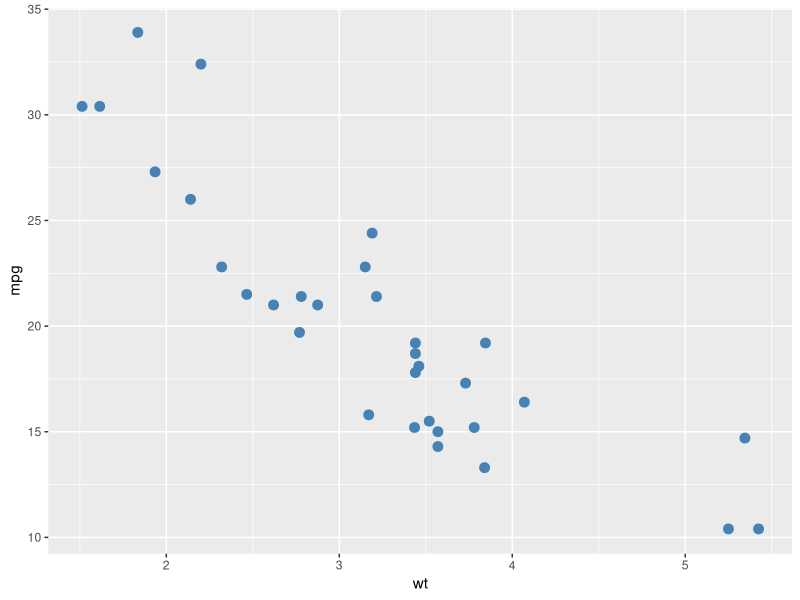
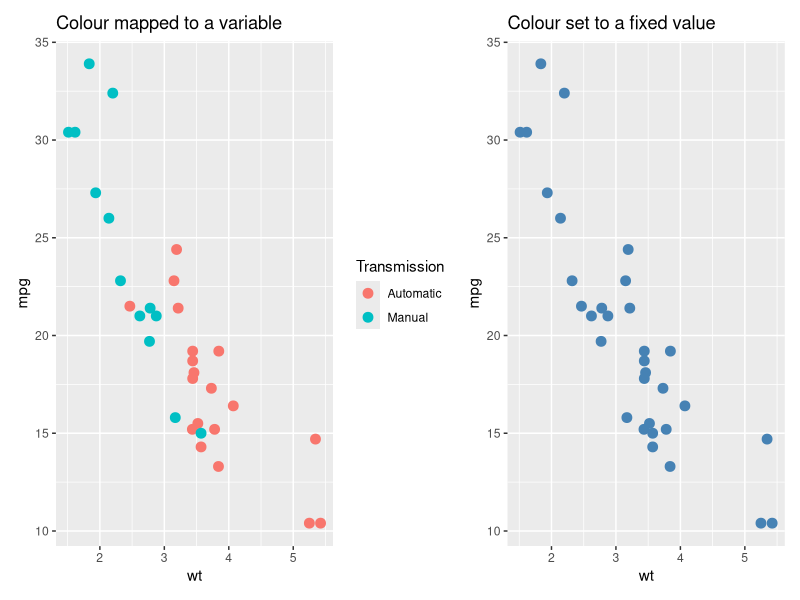
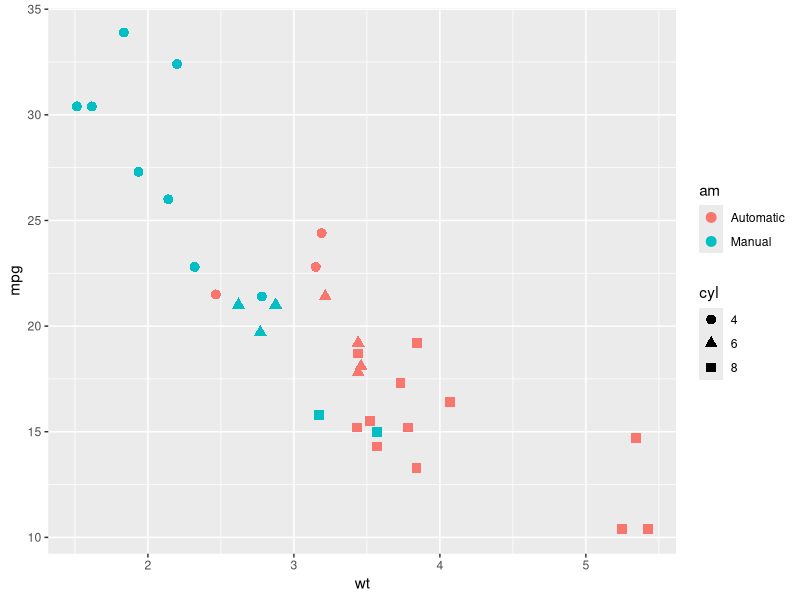
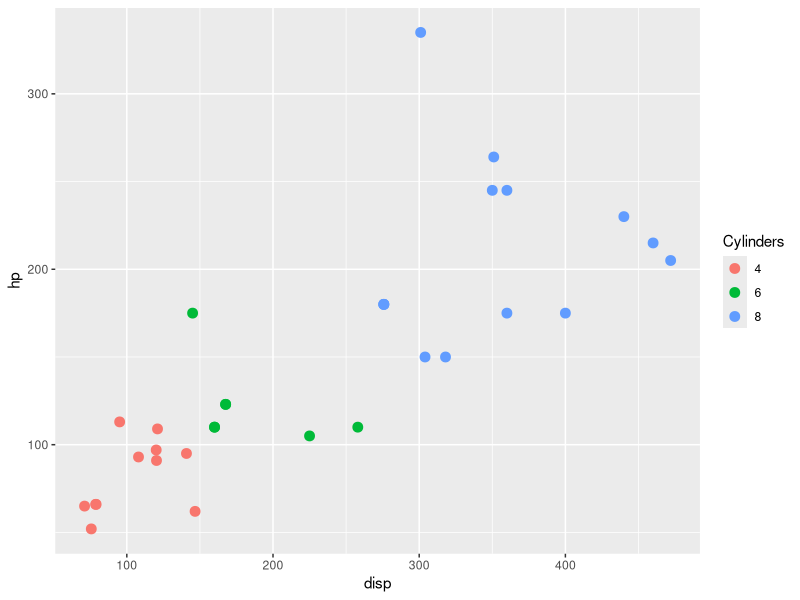
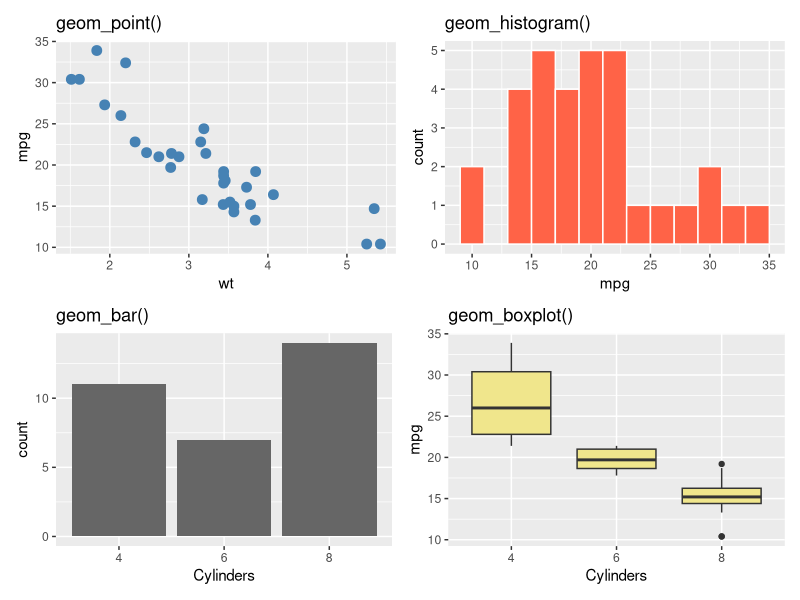
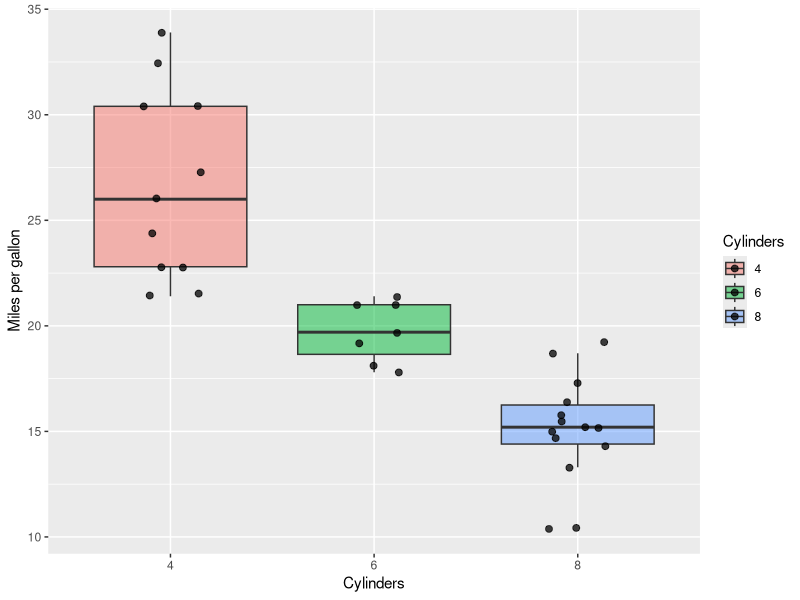
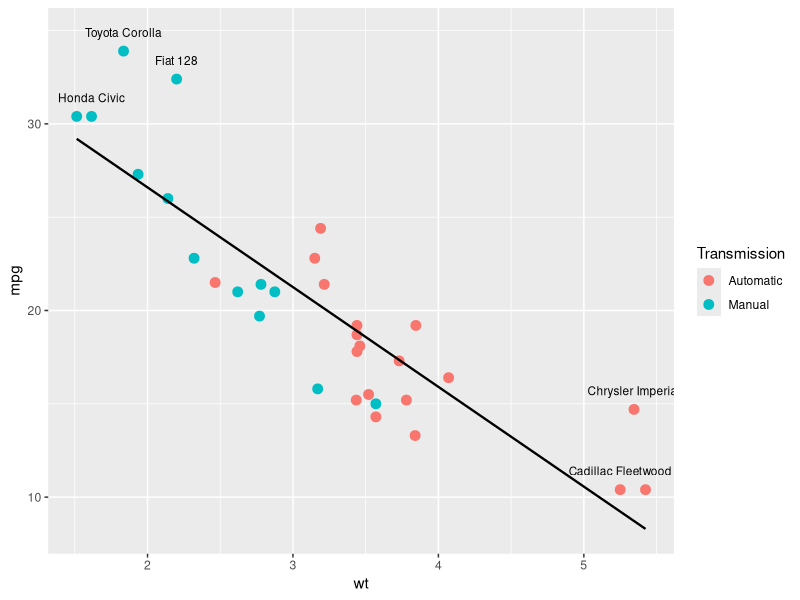
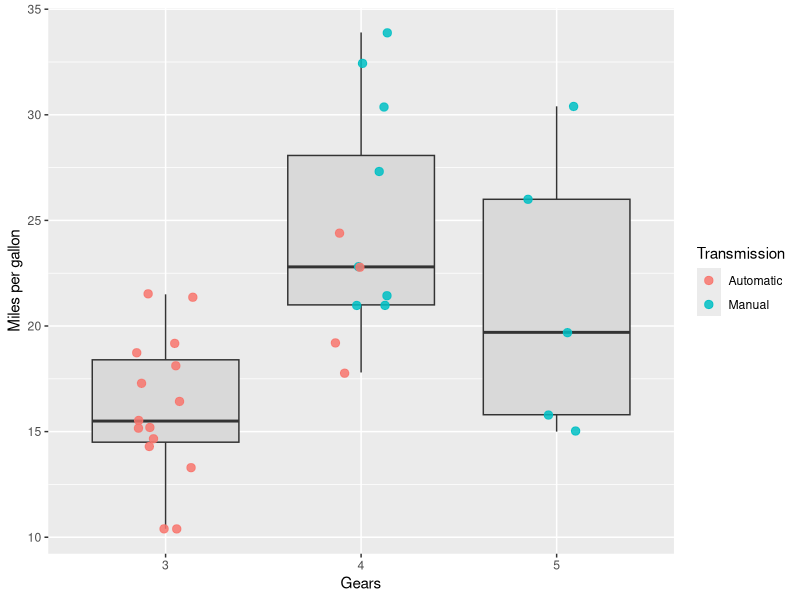

These figures' R source, in order:
## ---- chunk 1
library(knitr)
library(ggplot2)
library(dplyr)
library(patchwork)  # for combining multiple plots into one layout
library(tibble)

opts_chunk$set(echo = TRUE, message = FALSE, warning = FALSE)

cars <- mtcars %>%
  rownames_to_column(var = "car") %>%   # move row names (car models) into a real column
  mutate(
    cyl = factor(cyl),                  # treat cylinder count as a category, not a number
    gear = factor(gear),                # same for number of gears
    am = factor(am, levels = c(0, 1), labels = c("Automatic", "Manual"))  # give 0/1 readable labels
  )
## ---- chunk 2
glimpse(cars)
## ---- chunk 3
ggplot(cars, aes(x = wt, y = mpg)) +  # aes() maps columns to x and y axes
  geom_point(size = 3, color = "steelblue")  # fixed size and colour for all points
## ---- chunk 4
mapped_plot <- ggplot(cars, aes(x = wt, y = mpg, color = am)) +  # color inside aes() = data-driven
  geom_point(size = 3) +
  labs(title = "Colour mapped to a variable", color = "Transmission")

set_plot <- ggplot(cars, aes(x = wt, y = mpg)) +
  geom_point(size = 3, color = "steelblue") +  # color outside aes() = fixed value for all points
  labs(title = "Colour set to a fixed value")

mapped_plot | set_plot  # | places the two plots side by side (patchwork)
## ---- chunk 5
ggplot(cars, aes(x = wt, y = mpg, color = am, shape = cyl)) +  # two aesthetics mapped at once
  geom_point(size = 3)
## ---- chunk 6
ggplot(cars, aes(x = disp, y = hp, color = cyl)) +  # cyl mapped to color (inside aes)
  geom_point(size = 3) +                             # size set to fixed value (outside aes)
  labs(color = "Cylinders")                          # rename the colour legend
## ---- chunk 7
scatter_geom <- ggplot(cars, aes(x = wt, y = mpg)) +
  geom_point(color = "steelblue", size = 3) +
  labs(title = "geom_point()")

hist_geom <- ggplot(cars, aes(x = mpg)) +
  geom_histogram(binwidth = 2, fill = "tomato", color = "white") +  # binwidth controls bar width; color is bar border
  labs(title = "geom_histogram()")

bar_geom <- ggplot(cars, aes(x = cyl)) +
  geom_bar(fill = "grey40") +   # geom_bar() counts rows per category automatically
  labs(title = "geom_bar()", x = "Cylinders")

box_geom <- ggplot(cars, aes(x = cyl, y = mpg)) +
  geom_boxplot(fill = "khaki") +
  labs(title = "geom_boxplot()", x = "Cylinders")

(scatter_geom | hist_geom) / (bar_geom | box_geom)  # / stacks rows; | places side by side
## ---- chunk 8
ggplot(cars, aes(x = cyl, y = mpg, fill = cyl)) +
  geom_boxplot(alpha = 0.5, outlier.shape = NA) +  # alpha = transparency; NA hides outlier dots so jitter shows them instead
  geom_jitter(width = 0.15, alpha = 0.75, size = 2) +  # small width keeps points within their group
  labs(x = "Cylinders", y = "Miles per gallon", fill = "Cylinders")
## ---- chunk 9
ggplot(cars, aes(x = wt, y = mpg)) +
  geom_point(aes(color = am), size = 3) +
  geom_smooth(method = "lm", se = FALSE, color = "black", linewidth = 0.8) +  # lm = linear trend line; se = FALSE hides confidence ribbon
  geom_text(
    data = cars %>% filter(mpg > 30 | wt > 5),  # only label the extreme/interesting cars
    aes(label = car),
    check_overlap = TRUE,  # skip labels that would overlap each other
    nudge_y = 1,           # shift labels slightly above their points
    size = 3
  ) +
  labs(color = "Transmission")
## ---- chunk 10
ggplot(cars, aes(x = gear, y = mpg)) +
  geom_boxplot(fill = "grey85", outlier.shape = NA) +       # hide outlier dots; jitter will show all points
  geom_jitter(aes(color = am), width = 0.15, size = 2.5, alpha = 0.85) +  # color mapped per-geom, not inherited
  labs(x = "Gears", y = "Miles per gallon", color = "Transmission")
## ---- chunk 11
numeric_default <- ggplot(cars, aes(x = hp, y = mpg)) +
  geom_point(size = 3, color = "grey40") +
  labs(title = "Default numeric scales")

numeric_scaled <- ggplot(cars, aes(x = hp, y = mpg)) +
  geom_point(size = 3, color = "grey40") +
  scale_x_continuous(breaks = seq(50, 350, by = 50)) +  # seq() generates tick positions: 50, 100, 150 ...
  scale_y_continuous(breaks = seq(10, 35, by = 5)) +
  labs(title = "Custom numeric breaks")

numeric_default | numeric_scaled
## ---- chunk 12
default_order_plot <- ggplot(cars, aes(x = factor(cyl), y = mpg)) +
  geom_boxplot(fill = "grey80") +
  labs(title = "Default order", x = "Cylinders")

reordered_plot <- ggplot(cars, aes(x = reorder(factor(cyl), mpg, median), y = mpg)) +  # reorder(variable, by_what, function)
  geom_boxplot(fill = "tomato") +
  labs(title = "Reordered by median mpg", x = "Cylinders")

default_order_plot | reordered_plot
## ---- chunk 13
color_scale_plot <- ggplot(cars, aes(x = wt, y = mpg, color = hp)) +
  geom_point(size = 4) +
  scale_color_gradient(low = "skyblue", high = "firebrick") +  # low hp = blue, high hp = red
  labs(title = "Continuous colour scale", color = "Horsepower")

mean_mpg_by_cyl_gear <- cars %>%
  group_by(cyl, gear) %>%
  summarise(mean_mpg = mean(mpg), .groups = "drop")  # .groups = "drop" removes grouping after summarise

fill_scale_plot <- ggplot(mean_mpg_by_cyl_gear, aes(x = cyl, y = gear, fill = mean_mpg)) +
  geom_tile(color = "white", linewidth = 0.8) +                          # color here is the tile border, not fill
  geom_text(aes(label = round(mean_mpg, 1)), color = "white", fontface = "bold") +  # overlay value labels on tiles
  scale_fill_gradient(low = "khaki1", high = "darkgreen") +
  labs(
    title = "Continuous fill scale",
    x = "Cylinders",
    y = "Gears",
    fill = "Mean mpg"
  )

color_scale_plot | fill_scale_plot
## ---- chunk 14
styled_plot <- ggplot(cars, aes(x = wt, y = mpg, color = am)) +
  geom_point(size = 3) +
  labs(
    title = "Heavier cars tend to have lower fuel efficiency",
    subtitle = "Transmission highlights one part of the pattern in mtcars",
    x = "Weight (1000 lb)",
    y = "Miles per gallon",
    color = "Transmission"
  ) +
  theme_minimal(base_size = 12) +  # clean background; base_size scales all text proportionally
  theme(legend.position = "top")   # move legend above the plot

styled_plot
## ---- chunk 15
styled_plot +
  coord_cartesian(xlim = c(1.5, 4.5), ylim = c(10, 35)) +  # zooms the view without dropping data points outside the range
  labs(caption = "Zoomed with coord_cartesian()")
## ---- chunk 16
png_file <- tempfile("mtcars-plot-", fileext = ".png")  # tempfile() creates a safe throwaway path
pdf_file <- tempfile("mtcars-plot-", fileext = ".pdf")

ggsave(filename = png_file, plot = styled_plot, width = 8, height = 5, dpi = 300)  # dpi = resolution; 300 is print quality
ggsave(filename = pdf_file, plot = styled_plot, width = 8, height = 5)             # PDF is vector so dpi is irrelevant

png_file  # print the path so you can inspect the saved file
pdf_file
## ---- chunk 17
dashboard_plot <- (styled_plot / (reordered_plot | fill_scale_plot)) +  # / stacks rows; inner | places side by side
  plot_annotation(
    title = "Three views of the mtcars dataset",
    subtitle = "Scatter plot, reordered box plot, and summary heatmap",
    caption = "Data source: mtcars"
  ) +
  plot_layout(guides = "collect")  # merge duplicate legends into one shared legend

dashboard_plot
## ---- chunk 18
fuel_scatter <- ggplot(cars, aes(x = wt, y = mpg, color = hp)) +
  geom_point(size = 3) +
  scale_color_gradient(low = "lightblue", high = "darkred") +  # encodes a third variable (hp) through colour
  labs(
    title = "Fuel efficiency vs weight",
    x = "Weight (1000 lb)",
    y = "Miles per gallon",
    color = "Horsepower"
  )

fuel_boxplot <- ggplot(cars, aes(x = reorder(factor(cyl), mpg, median), y = mpg, fill = am)) +  # sort cylinders by median mpg
  geom_boxplot() +
  labs(
    title = "Fuel efficiency by cylinder count",
    x = "Cylinders",
    y = "Miles per gallon",
    fill = "Transmission"
  )

fuel_scatter | fuel_boxplot  # combine the two panels side by side
